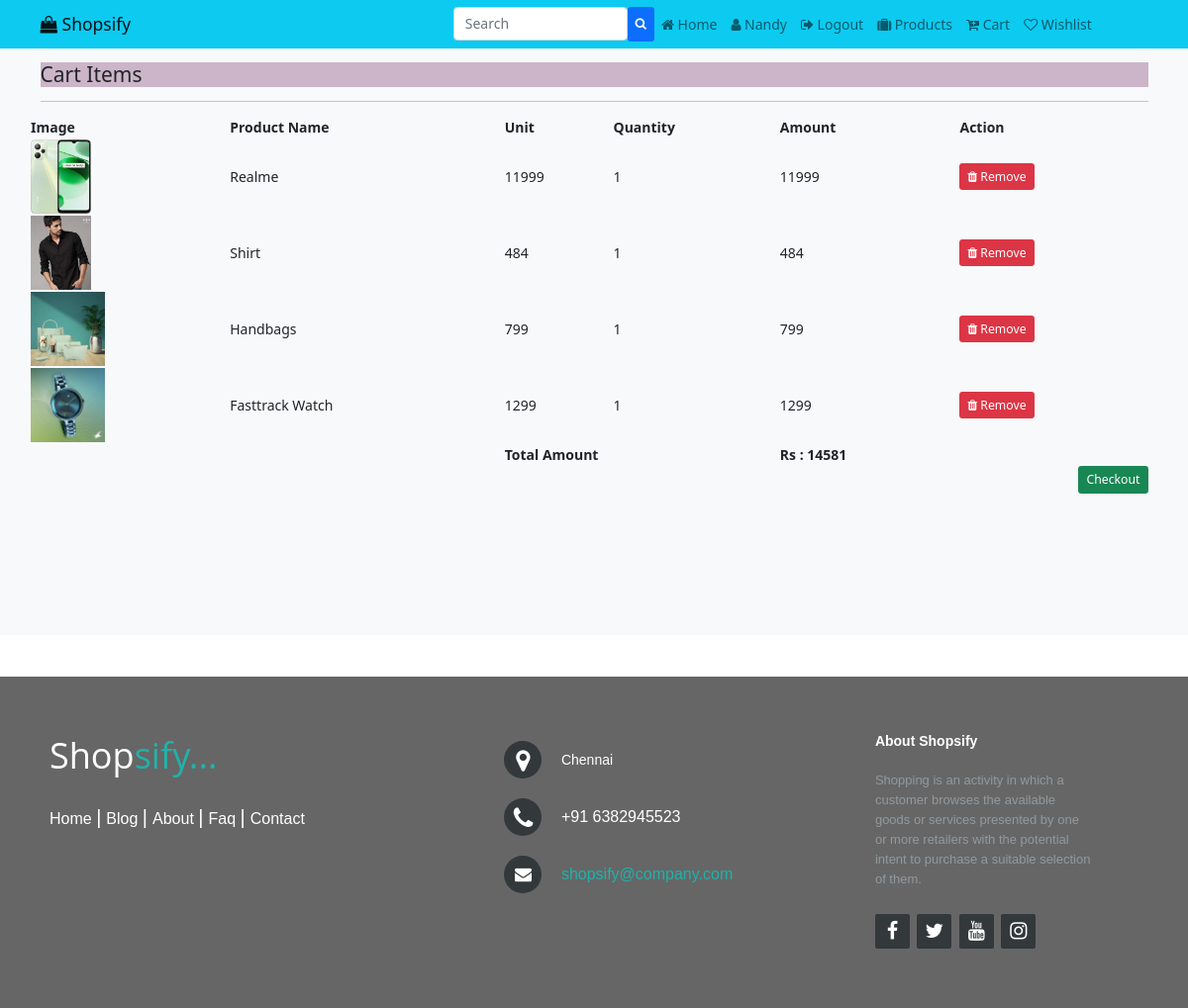
Page /cart (signed in) on the committed database.
### Store/models.py (models this page shows, shortened)
class Cart(models.Model):
  user=models.ForeignKey(User,on_delete=models.CASCADE)
  product=models.ForeignKey(Product,on_delete=models.CASCADE)
  product_qty=models.IntegerField(null=False,blank=False)
  created_at=models.DateTimeField(auto_now_add=True)
  @property #decorator --> used to multiple the amnt in cart items.
  def total_cost(self):
      return self.product_qty * self.product.selling_price

class Product(models.Model):
    category=models.ForeignKey(Category,on_delete=models.CASCADE)
    name = models.CharField(max_length=100, null=False, blank=False)
    vendor = models.CharField(max_length=100, null=False, blank=False)
    product_image = models.ImageField(upload_to=getFileName, null=True, blank=True)
    quantity=models.IntegerField(null=False, blank=False)
    orginal_price = models.FloatField(null=False, blank=False)
    selling_price = models.FloatField(null=False, blank=False)
    description = models.TextField(max_length=500, null=False, blank=False)
    status = models.BooleanField(default=False, help_text='0-Show,1-Hidden')
    trending = models.BooleanField(default=False, help_text='0-default,1-Trending')
    created_at = models.DateTimeField(auto_now_add=True)

### Store/views.py (the view)
# urls.py: path('cart', views.Cart_page, name="cart"),
def Cart_page(request):
    if request.user.is_authenticated:
        cart = Cart.objects.filter(user=request.user)
        return render(request, "Cart.html", {"cart": cart})
    else:
        return redirect("/")

### Store/Templates/Cart.html (shortened to what this page needs)
<!DOCTYPE html>
<html lang="en">
{% load static %}
<head>
    <link href="{% static 'css/css/bootstrap.min.css' %}" rel="stylesheet">
    <link rel="stylesheet" href="https://cdnjs.cloudflare.com/ajax/libs/font-awesome/4.7.0/css/font-awesome.min.css">
</head>
<body>
{% include 'Navbar.html' %}
<section class="bg-light py-4 my-5" style="min-height:600px;">
    <div class="container">
      <div class="row">
        <div class="col-12">
          <h4 class="mb-3" style="background-color:#CCB5C8;">Cart Items</h4>
          <hr style="border-color:#b8bfc2;">
        </div>
        <table>
            <tr>
                <th>Image</th>
                <th>Product Name</th>
                <th>Unit</th>
                <th>Quantity</th>
                <th>Amount</th>
                <th>Action</th>
            </tr>
            {% for item in cart %}
           <tr>
              <td><img src="{{item.product.product_image.url}}" height="75px" alt="{{item.product.name}}"></td>
              <td>{{item.product.name}}</td>
              <td>{{item.product.selling_price | stringformat:'d'}}</td>
              <td>{{item.product_qty}}</td>
              <td class="amt">{{item.total_cost | stringformat:'d'}}</td>
              <td><a href="{% url 'remove_cart' item.id %}"  onclick="return confirm('Are you sure to Remove?')"  class="btn btn-danger btn-sm"><i class="fa fa-trash"></i> Remove</a></td>
            </tr>
            {% endfor %}
            <tr>
              <td></td>
              <td></td>
              <td colspan="2"><b>Total Amount</b></td>
              <th id="net">0</th>
            </tr>
        </table>
          </div>
        <button type="button" class="btn btn-success btn-sm" style="float:right" data-bs-toggle="modal" data-bs-target="#exampleModal" data-bs-whatever="@mdo">Checkout</button>
      </div>
  </section>
{% include 'Footer.html' %}
</body>
</html>

### Store/Templates/Navbar.html (shortened to what this page needs)
<!DOCTYPE html>
<html lang="en">
<head>
</head>
<body>
<nav class="navbar navbar-expand-lg navbar-light bg-info fixed-top">
  <div class="container">
    <a class="navbar-brand" href="{% url 'home' %}"><i class="fa fa-shopping-bag"></i> Shopsify</a>
    <div class="collapse navbar-collapse" id="navbarNavAltMarkup">
      <div class="navbar-nav ms-auto">
        <div class="col-3"><input type="search" id="form1" class="form-control" placeholder="Search"></div>
   <button type="button" class="btn btn-primary btn-sm">
    <i class="fa fa-search"></i>
  </button>
         <a class="nav-link" aria-current="page" href="{% url 'home' %}"><i class="fa fa-home"></i> Home</a>
        {% if request.user.is_authenticated %}
          <a class="nav-link" aria-current="page" href="#"><i class="fa fa-user"></i> {{request.user}}</a>
          <a class="nav-link" aria-current="page" href="{% url 'logout' %}"><i class="fa fa-sign-out"></i> Logout</a>
        {% else %}
          <a class="nav-link" href="{% url 'login' %}"><i class="fa fa-sign-in"></i> Login</a>
          <a class="nav-link" href="{% url 'reg' %}"><i class="fa fa-user-circle"></i> Register</a>
        {% endif %}
          <a class="nav-link" href="{% url 'collect' %}"><i class="fa fa-suitcase"></i> Products</a>
          <a class="nav-link" href="{% url 'cart' %}"><i class="fa fa-cart-plus"></i> Cart</a>
          <a class="nav-link" href="{% url 'favviewpage' %}"><i class="fa fa-heart-o"></i> Wishlist</a>
      </div>
    </div>
  </div>
</nav>
</body>
</html>

### Store/Templates/Cart.html (style rules this page uses)
html { font-size: 14px; }
body { font-family: 'Noto Sans', sans-serif; }
a { text-decoration: none; }

### rows in the picture
Cart: product.product_image (picture), product.name "Realme", product.selling_price "11999", product_qty "1", total_cost "11999"
Cart: product.product_image (picture), product.name "Shirt", product.selling_price "484", product_qty "1", total_cost "484"
Cart: product.product_image (picture), product.name "Handbags", product.selling_price "799", product_qty "1", total_cost "799"
Cart: product.product_image (picture), product.name "Fasttrack Watch", product.selling_price "1299", product_qty "1", total_cost "1299"

### other values in the picture
{{ request.user }} "Nandy"
